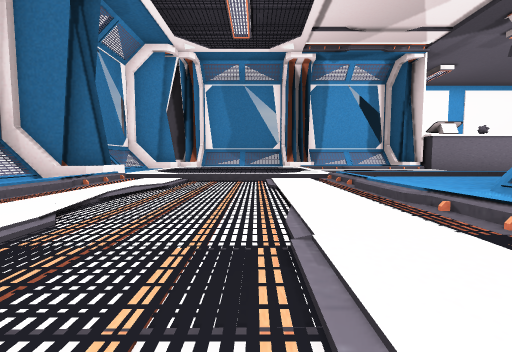
View 1 (above)

24 first-person views from a walk through a 3-D level made in the Unity game engine. The camera is 0.38 m above the floor, tilts 4° down and sees 90° across. Doors are open. The floor is counted in squares, 1 m on a side. Each view is taken from the middle of a square. On the plan, view 1 faces up. The plan holds only what a view shows up to about 9 squares ahead; the rest is blank. The place goes on beyond the plan. The player character is not drawn. Some surface patterns are stand-ins.

View 2
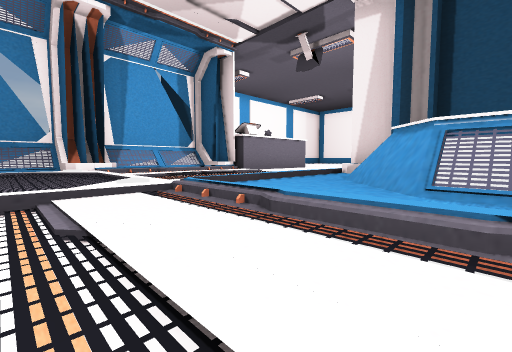

View 3
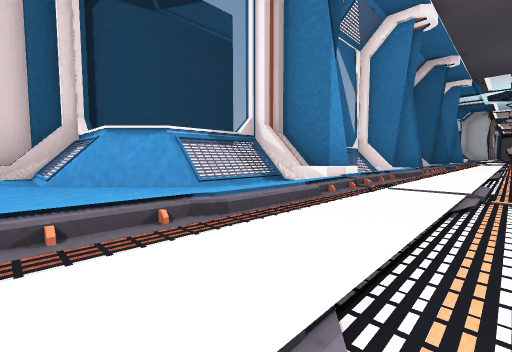

View 4
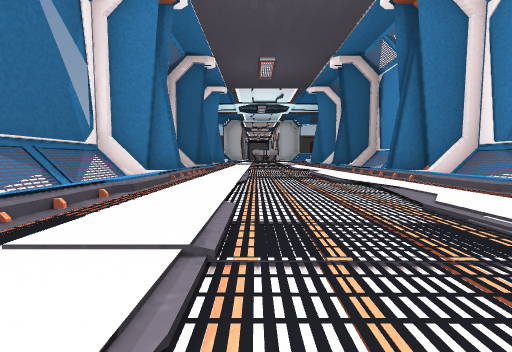

View 5
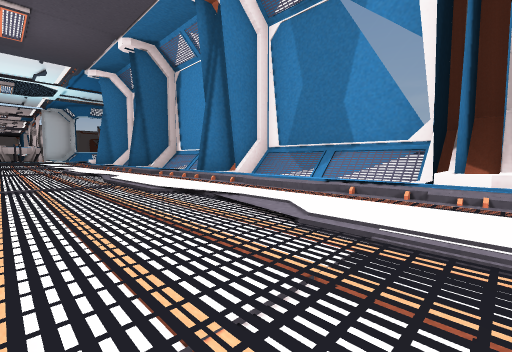

View 6
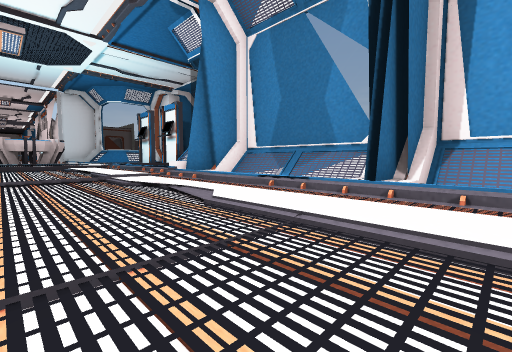

View 7
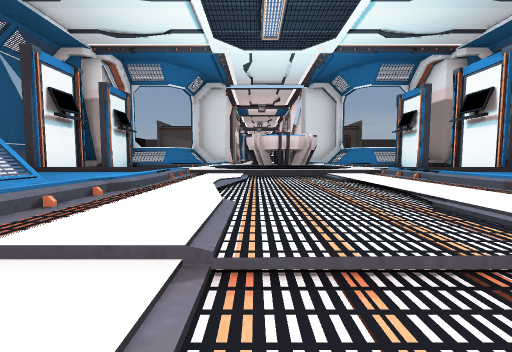

View 8
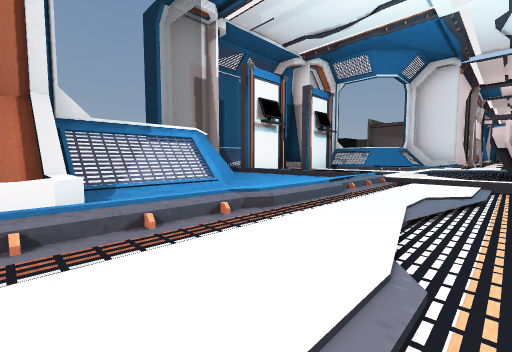

View 9
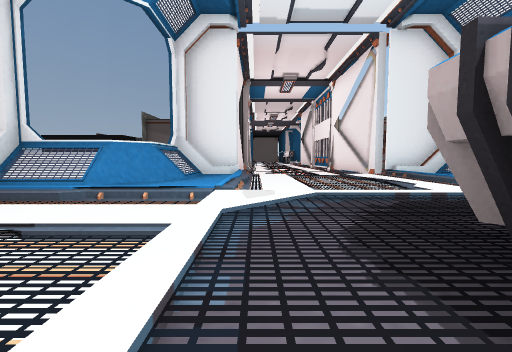

View 10
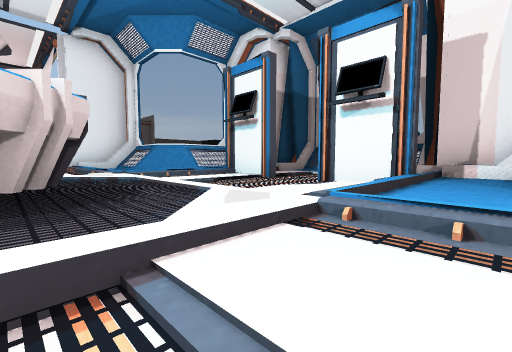

View 11
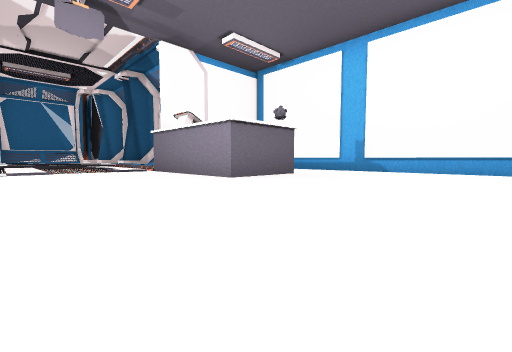

View 12
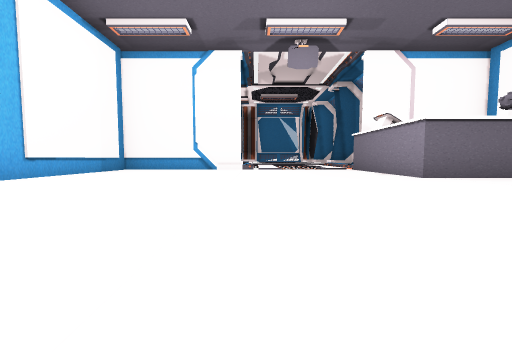

View 13
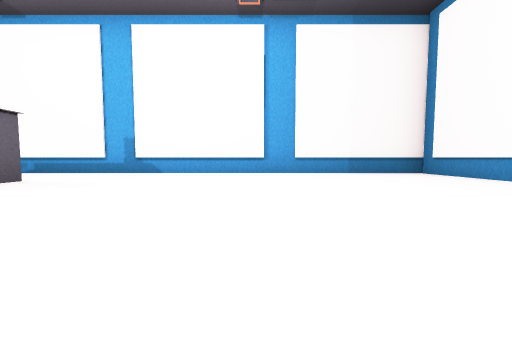

View 14
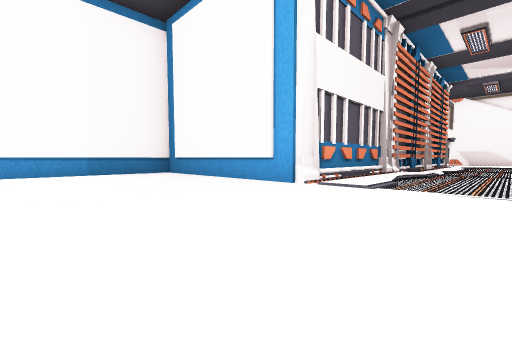

View 15
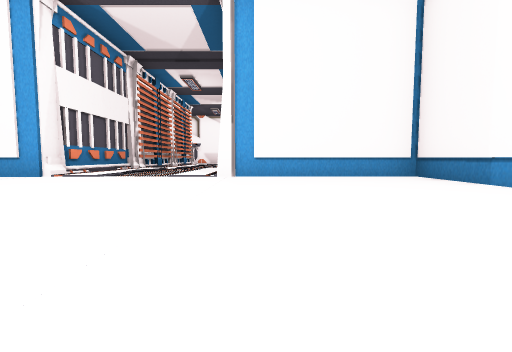

View 16
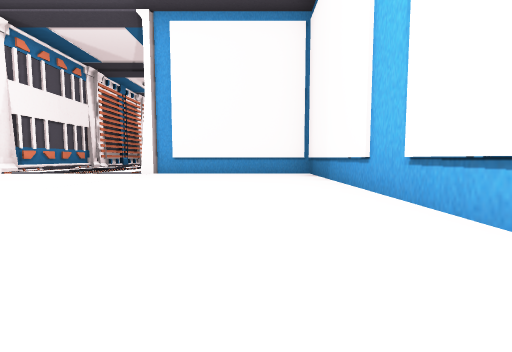

View 17
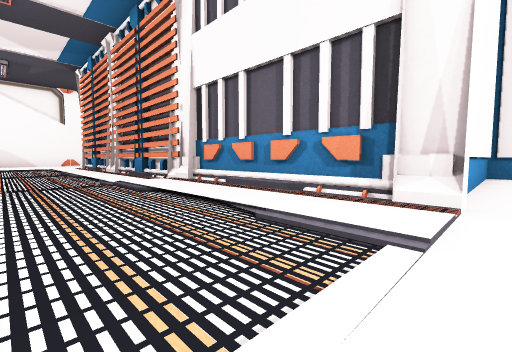

View 18
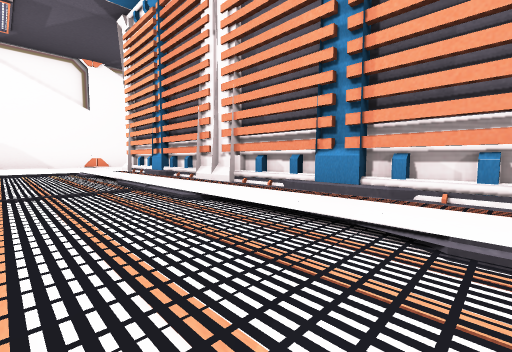

View 19
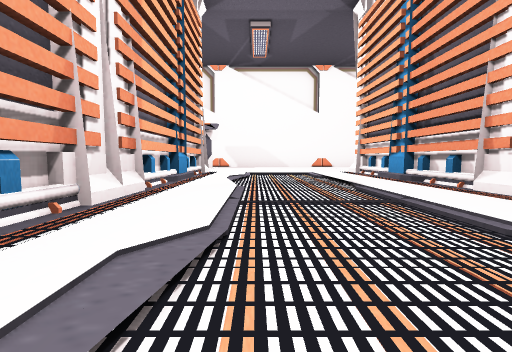

View 20
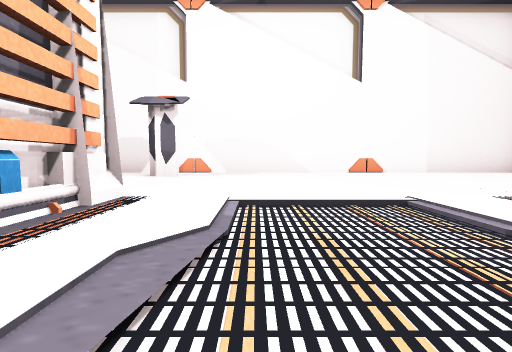

View 21
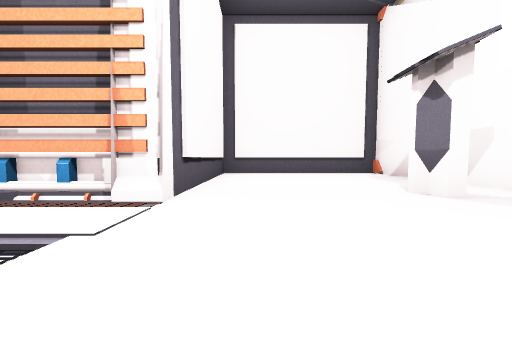

View 22
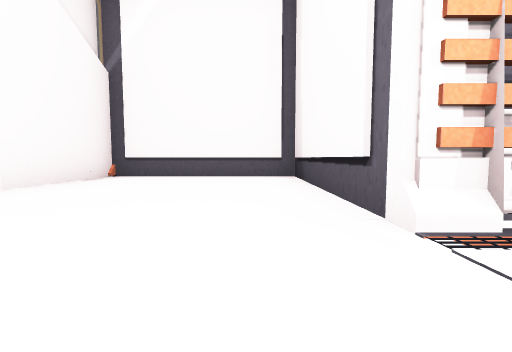

View 23
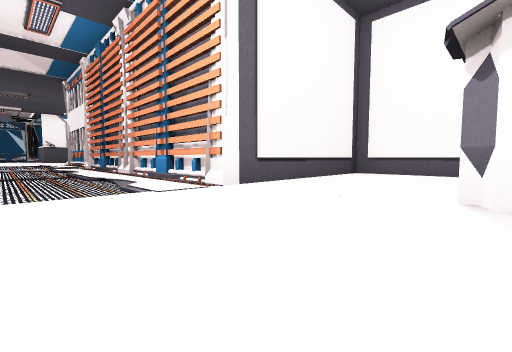

View 24
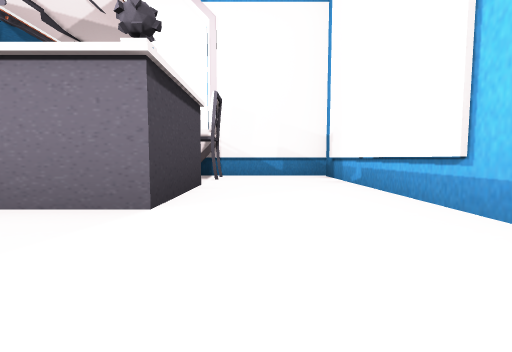

### Floor plan
Key: @ floor where view 1 was taken; # wall or solid block; x gap in a wall; . main floor; : floor 0.05 m higher than the main floor; - floor 0.05 m lower than the main floor; + floor 0.1 m higher than the main floor; * floor 0.15 m higher than the main floor; % floor 0.2 m higher than the main floor; / step, stairs or slope; D open door; = window, fence, low wall or low ledge; ^ raised ledge; v drop or lower ground; C cabinet; P projector; H chair; O other object.
Columns run from 8 left of view 1 to 33 right of it. Each row starts with its distance up from view 1.
 13              #############           #####
 12              #...........#           #...#
 11              #...........#           #...#
 10         ######H.CC.......#           #...#
  9      ## +##++#C  C.......#####       #..O#
  8     ##/ +/+=/DD#CC........///#########...#
  7     #+++++:::DD..............//-----//...#
  6      +++++///DD............../-------/...#
  5      #/++////DD...........#///./.../.....#
  4     ##+::++++^............############...#
  3      +/::++###............#          #...#
  2       /::/+# #............#          #...#
  1     ##+///## #............#          #...#
  0     #v+:@/ # ##############          #####
 -1     #v/://v#
 -2     #v+:/+v#
 -3     ##+:/+##
 -4     # +://
 -5     # /://
 -6     #v+:/+
 -7     ##+:/+##
 -8     #v+:/
 -9     #v/:/
-10     ##+:/+
-11     ##////##
-12     # /+//*#
-13     #*/++/*#
-14  #^^***+//**^
-15 ##/#////////##
-16    #//%#P%  #
-17   ++++%PP%+
-18 #**#**/%%/**#*
-19 ##^x///==////^#
-20   ##/**+//*#^#
-21    ##*/+//*#
-22     #**+//*#
-23     ##DDDD##
-24      #v  v=
-25      #v   =

Positions as (right, up) in squares from view 1, and headings:
1: (0, 0), facing up
2: (0, 2), facing up-right
3: (0, 4), facing down-right
4: (0, 2), facing down
5: (0, 1), facing down-left
6: (0, -6), facing down-left
7: (0, -10), facing down
8: (0, -11), facing down-right
9: (1, -16), facing down
10: (-1, -14), facing down-left
11: (13, 5), facing up-left
12: (14, 5), facing left
13: (13, 6), facing up
14: (14, 6), facing up-right
15: (12, 4), facing right
16: (11, 2), facing right
17: (17, 7), facing down-right
18: (22, 7), facing down-right
19: (23, 7), facing right
20: (27, 7), facing right
21: (30, 6), facing up
22: (30, 6), facing down
23: (32, 6), facing up-left
24: (11, 11), facing left
